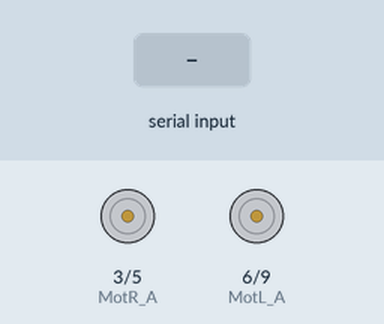
Simulated run of this sketch. Board: Arduino Uno, built with avr-gcc and run on an emulated ATmega328P. Parts: motor-driver pin pairs drawn as motors (green arrow = first pin HIGH = forward, orange = second pin HIGH = backward, longer = more drive). The test bench sets the inputs (shaded band). What the sketch prints to the serial monitor is not drawn.

Above: at 1.2 s.
1.3 s: "L" received over Serial
At 2.5 s:
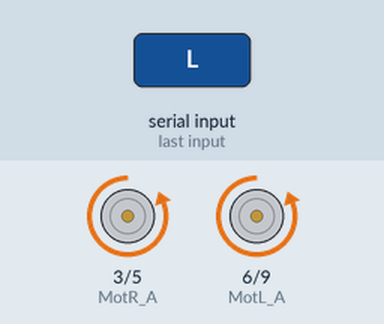
4.3 s: "R" received over Serial
At 4.8 s:
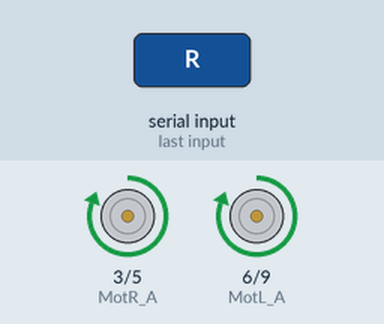
7.3 s: "F" received over Serial
At 8.3 s:
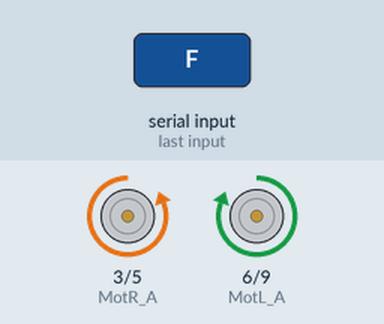
10.3 s: "B" received over Serial
At 10.6 s:
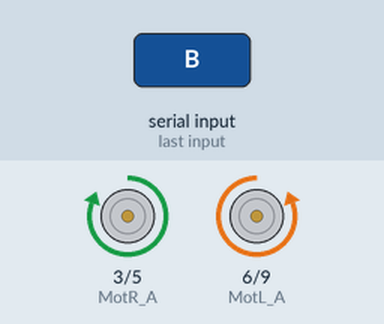
13.3 s: "G" received over Serial
At 14.1 s:
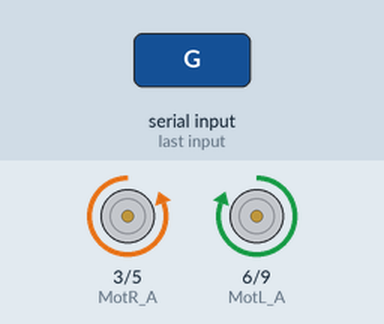
14.8 s: "S" received over Serial
At 15.2 s:
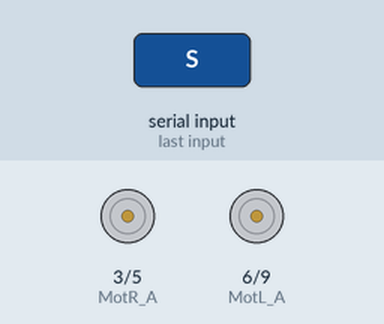
Timing chart, 0 to 17.3 s (numbered marks = the images above; inputs shaded):
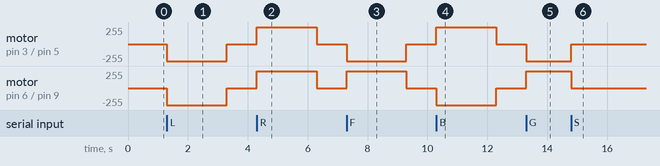

The sketch:

car.ino
```cpp
#define BAUDRATE 57600


const int MotR_A = 3;

const int MotR_B = 5;

const int MotL_A = 6;

const int MotL_B = 9;
byte GetValue;

void setup()

{

  Serial.begin(BAUDRATE);

  pinMode(MotR_A, OUTPUT);

  pinMode(MotR_B, OUTPUT);

  pinMode(MotL_A, OUTPUT);

  pinMode(MotL_B, OUTPUT);


}

byte ReadOneByte()           // One Byte Read Function

{

  int ByteRead;

  while(!Serial.available());


  ByteRead = Serial.read();


  return ByteRead;

}

void loop()

{

    GetValue = ReadOneByte();

    Serial.print(GetValue);

    switch(GetValue)

    {

       case 'L':

           Robot_Left();
           delay(2000);
           Robot_Stop();
           break;

        case 'R':

           Robot_Right();
           delay(2000);
           Robot_Stop();

           break;

        case 'F':

           Robot_Forword();
           delay(2000);
           Robot_Stop();
           break;

        case 'B':

           Robot_Reverse();
           delay(2000);
           Robot_Stop();
           break;

        case 'G':

           Robot_Forword();

           break;

        case 'S':

           Robot_Stop();

           break;


    }

}


  void Robot_Reverse()

 {

    digitalWrite(MotR_A, HIGH);

    digitalWrite(MotR_B, LOW);

    digitalWrite(MotL_B, HIGH);

    digitalWrite(MotL_A, LOW);

 }

  void Robot_Forword()

 {

    digitalWrite(MotR_A, LOW);

    digitalWrite(MotR_B, HIGH);

    digitalWrite(MotL_B, LOW);

    digitalWrite(MotL_A, HIGH);

 }

   void Robot_Right()

 {

    digitalWrite(MotR_A, HIGH);

    digitalWrite(MotR_B, LOW);

    digitalWrite(MotL_B, LOW);

    digitalWrite(MotL_A, HIGH);

 }

    void Robot_Left()

 {

    digitalWrite(MotR_A, LOW);

    digitalWrite(MotR_B, HIGH);

    digitalWrite(MotL_B, HIGH);

    digitalWrite(MotL_A, LOW);

 }

     void Robot_Stop()

 {

    digitalWrite(MotR_A, LOW);

    digitalWrite(MotR_B, LOW);

    digitalWrite(MotL_B, LOW);

    digitalWrite(MotL_A, LOW);

 }
```

Measured:
- after the input at 1.3 s, motor on pin 3 (MotR_A) / pin 5 (MotR_B), motor on pin 6 (MotL_A) / pin 9 (MotL_B): stopped → backward 255/255 at once, → stopped 2.0 s later
- after the input at 4.3 s, motor on pin 3 (MotR_A) / pin 5 (MotR_B), motor on pin 6 (MotL_A) / pin 9 (MotL_B): stopped → forward 255/255 at once, → stopped 2.0 s later
- after the input at 7.3 s, motor on pin 3 (MotR_A) / pin 5 (MotR_B): stopped → backward 255/255 at once, → stopped 2.0 s later; motor on pin 6 (MotL_A) / pin 9 (MotL_B): stopped → forward 255/255 at once, → stopped 2.0 s later
- after the input at 10.3 s, motor on pin 3 (MotR_A) / pin 5 (MotR_B): stopped → forward 255/255 at once, → stopped 2.0 s later; motor on pin 6 (MotL_A) / pin 9 (MotL_B): stopped → backward 255/255 at once, → stopped 2.0 s later
- after the input at 13.3 s, motor on pin 3 (MotR_A) / pin 5 (MotR_B): stopped → backward 255/255 at once; motor on pin 6 (MotL_A) / pin 9 (MotL_B): stopped → forward 255/255 at once
- after the input at 14.8 s, motor on pin 3 (MotR_A) / pin 5 (MotR_B): backward 255/255 → stopped at once; motor on pin 6 (MotL_A) / pin 9 (MotL_B): forward 255/255 → stopped at once
